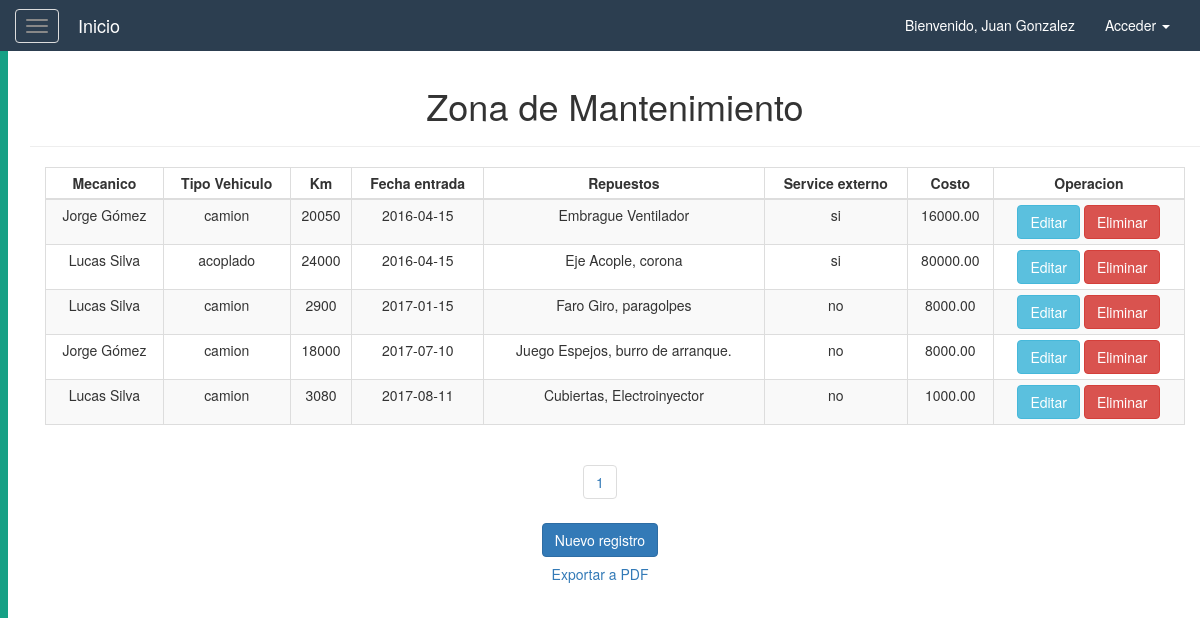
The page /logistica/mantenimientoReparacion.php (signed in) on the database its author committed.
### tables this page shows
CREATE TABLE `mantenimiento` (
  `idMantenimiento` int(11) NOT NULL,
  `idVehiculo` int(11) DEFAULT NULL,
  `idMecanico` int(11) DEFAULT NULL,
  `tipo_vehiculo` varchar(45) DEFAULT NULL,
  `fecha_entrada` date DEFAULT NULL,
  `fecha_salida` date NOT NULL,
  `km_unidad` int(11) DEFAULT NULL,
  `costo` decimal(12,2) DEFAULT NULL,
  `externo` enum('si','no') NOT NULL DEFAULT 'no',
  `repuestos` varchar(80) DEFAULT NULL
);

CREATE TABLE `usuario` (
  `idUsuario` int(11) NOT NULL,
  `tipo_doc` varchar(45) DEFAULT NULL,
  `num_doc` int(11) DEFAULT NULL,
  `nombre` varchar(45) DEFAULT NULL,
  `fecha_nacimiento` date DEFAULT NULL,
  `rol` enum('chofer','admin','supervisor','mecanico') NOT NULL DEFAULT 'chofer',
  `password` varchar(45) DEFAULT NULL,
  `tipo_licencia` varchar(20) DEFAULT NULL,
  `nro_licencia` int(11) DEFAULT NULL
);

### resources/config.php (called while the page is built, shortened)
<?php
    $TEMPLATES_PATH=$_SERVER['DOCUMENT_ROOT'].'/resources/templates';
    $DB_PATH=$_SERVER['DOCUMENT_ROOT'].'/resources/db';
    require_once($TEMPLATES_PATH.'/cssHead.php');
    require_once($DB_PATH.'/control.php');
?>

### resources/db/control.php (called while the page is built, shortened)
<?php
    class controlDB{
        function __construct(){
            try{
            $host="localhost";
            $dbname="logistica";
            $user="root";
            $pass="";
            $this->con=mysqli_connect($host,$user,$pass) or die("No se puede conectar con la base de datos.");
            mysqli_select_db($this->con,$dbname)or die("No se encuentra la base de datos.");
            mysqli_set_charset($this->con, "utf8");
            }catch(Exception $ex){
                throw $ex;
            }
        }
        function consultar($sql){
        $link=$this->con;
        $stmt = mysqli_prepare($link, $sql);
        mysqli_stmt_execute($stmt);
        $result = $stmt->get_result();
        $data=null;
        while($fila=$result->fetch_assoc()){
            $data[]=$fila;
        }
        return $data;
        }
    }
?>

### logistica/mantenimientoReparacion.php (the view, shortened to what this page needs)
<!DOCTYPE html>
<html lang="es">
<head>
    <?php
        require_once($_SERVER['DOCUMENT_ROOT'].'/resources/config.php');
        $obj = new controlDB();
        $tamagno_paginas = 6;
        $datos = $obj -> consultar("SELECT m.tipo_vehiculo, m.fecha_entrada, m.repuestos, m.costo, m.km_unidad, u.nombre, m.externo
            FROM mantenimiento AS m
            JOIN usuario AS u ON u.idUsuario = m.idMecanico
            ORDER BY m.fecha_entrada");
        $num_filas = count($obj->consultar("SELECT *
            FROM mantenimiento"));
        $total_paginas = ceil($num_filas/$tamagno_paginas);
    ?>
</head>
<body>
    <?php
        require_once($_SERVER['DOCUMENT_ROOT'].'/resources/templates/header.php');
    ?>
    <div id="wrapper">
        <?php
            require_once($_SERVER['DOCUMENT_ROOT'].'/resources/templates/sidebar.php');
        ?>
        <div id="page-content-wrapper">
            <div class="container-fluid">
                <div class="row">
                    <div class="col-lg-12 text-center">
                        <div class="container">
                            <div class="row">
                                <div class="col">
                                    <h1>Zona de Mantenimiento</h1>
                                    <hr/>
                                </div>
                            </div>
                        </div>
                        <div class="container">
                            <div class="row">
                                <div class="col-lg-12 col-md-12 col-sm-12 col-xs-12">
                                    <div class="table-responsive">
                                        <table class="table table-striped table-bordered table-condensed table-hover">
                                            <thead>
                                                <th  class="text-center">Mecanico</th>
                                                <th  class="text-center">Tipo Vehiculo</th>
                                                <th  class="text-center">Km</th>
                                                <th  class="text-center">Fecha entrada</th>
                                                <th  class="text-center">Repuestos</th>
                                                <th  class="text-center">Service externo</th>
                                                <th  class="text-center">Costo</th>
                                                <th  class="text-center">Operacion</th>
                                            </thead>
                                            <?php foreach($datos as $td){ ?>
                                            <tr>
                                                <td><?php echo $td['nombre'];?></td>
                                                <td><?php echo $td['tipo_vehiculo'];?></td>
                                                <td><?php echo $td['km_unidad'];?></td>
                                                <td><?php echo $td['fecha_entrada'];?></td>
                                                <td><?php echo $td['repuestos'];?></td>
                                                <td><?php echo $td['externo'];?></td>
                                                <td><?php echo $td['costo'];?></td>
                                                <td class="text-center">
                                                    <a href="#">
                                                        <button class="btn btn-info">Editar</button>
                                                    </a>
                                                    <a href="#">
                                                        <button class="btn btn-danger">Eliminar</button>
                                                    </a>
                                            </td>
                                        </tr>
                                    <?php } ?>
                                    </table>
                                    </div>
                                </div>
                            </div>
                        </div>
                        <div class="row">
                            <div class="col">
                                <?php
                                    for($i = 1; $i <= $total_paginas; $i++){
                                    echo "<ul class='pagination'>
                                        <li><a href='?pagina=".$i."'>".$i."</a></li>
                                    </ul>";}
                                ?>
                            </div>
                        </div>
                        <div class="row">
                            <div class="col">
                                <a href="#" class="btn btn-primary">Nuevo registro</a>
                            </div>
                        </div>
                        <div class="row">
                            <a href="#" class="btn btn-link" target="_blank" >Exportar a PDF</a>
                        </div>
                    </div>
                </div>
            </div>
        </div>
    </div>
</body>
</html>

### resources/templates/cssHead.php
<?php
    echo "
        <meta charset='utf-8'>
        <meta name='viewport' content='width=device-width, initial-scale=1'>
        <link rel='stylesheet' href='/resources/css/bootstrap.min.css'>
        <link rel='stylesheet' href='/resources/css/fontello.css'>
        <link rel='stylesheet' href='/resources/css/frontEstilo.css'>
        <link rel='stylesheet' href='/resources/css/header.css'>
        <link rel='stylesheet' href='/resources/css/menuLateral.css'>
        <link rel='icon' href='/resources/images/title-logo.png' type='image/x-icon'>
    ";
?>

### resources/templates/header.php (shortened to what this page needs)
<nav class='navbar navbar-default'>
    <div class='container-fluid'>
        <div class='navbar-header'>
            <button type='button' class='navbar-toggle navbar-toggle-left collapsed' id='menu-toggle'>
        <span class='icon-bar'></span>
        <span class='icon-bar'></span>
        <span class='icon-bar'></span>
      </button>
            <a class='navbar-brand' href='ppal.php'>Inicio</a>
        </div>
        <div class='collapse navbar-collapse' id='bs-example-navbar-collapse-1'>
            <ul class='nav navbar-nav navbar-right'>
                <?php
                    echo "<li><a href='#'>Bienvenido, ".$_SESSION['usuario']."</a></li>";
                ?>
                <li class='dropdown'>
                    <a href='#' class='dropdown-toggle' data-toggle='dropdown' role='button' aria-haspopup='true' aria-expanded='false'>Acceder <span class='caret'></span></a>
                </li>
            </ul>
        </div>
    </div>
</nav>

### resources/templates/sidebar.php (shortened to what this page needs)
<div id='sidebar-wrapper'>
</div>

### resources/css/header.css (style rules this page uses)
.navbar { border-radius: 0px; }
.navbar-default { background-color:#2C3E50; border: #2C3E50 0px; color: white; }
.navbar-default .navbar-brand { color: white; }
.navbar-default .navbar-nav>li>a { color: white; }
.navbar { margin-bottom: 0px; }
.navbar-toggle-left { display: inline-block; }
.navbar-brand { display:inline-block; float:none; }
.navbar-toggle-left { float:none; }

### resources/css/menuLateral.css (style rules this page uses)
#sidebar-wrapper { z-index: 1; position: absolute; width: 0; height: 100%; overflow-y: hidden; background: #2C3E50; border-left: 8px solid #16A085; transition: all 0.4s ease; }
#page-content-wrapper { width: 100%; height: 100%; position: absolute; padding: 15px; }

### rows shown on the page
mantenimiento: usuario.nombre "Jorge Gómez", tipo_vehiculo "camion", km_unidad "20050", fecha_entrada "2016-04-15", repuestos "Embrague Ventilador", externo "si", costo "16000.00"
mantenimiento: usuario.nombre "Lucas Silva", tipo_vehiculo "acoplado", km_unidad "24000", fecha_entrada "2016-04-15", repuestos "Eje Acople, corona", externo "si", costo "80000.00"
mantenimiento: usuario.nombre "Lucas Silva", tipo_vehiculo "camion", km_unidad "2900", fecha_entrada "2017-01-15", repuestos "Faro Giro, paragolpes", externo "no", costo "8000.00"
mantenimiento: usuario.nombre "Jorge Gómez", tipo_vehiculo "camion", km_unidad "18000", fecha_entrada "2017-07-10", repuestos "Juego Espejos, burro de arranque.", externo "no", costo "8000.00"
mantenimiento: usuario.nombre "Lucas Silva", tipo_vehiculo "camion", km_unidad "3080", fecha_entrada "2017-08-11", repuestos "Cubiertas, Electroinyector", externo "no", costo "1000.00"

### other values the page prints
$_SESSION['usuario'] "Juan Gonzalez"
